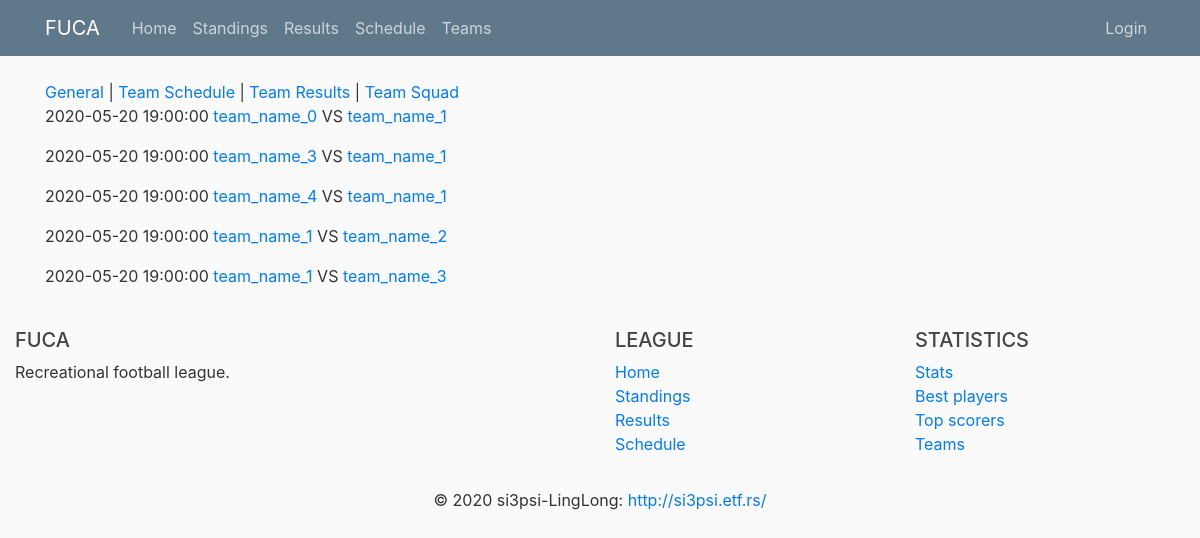
Page /teamschedule/2 on the earlier database version.
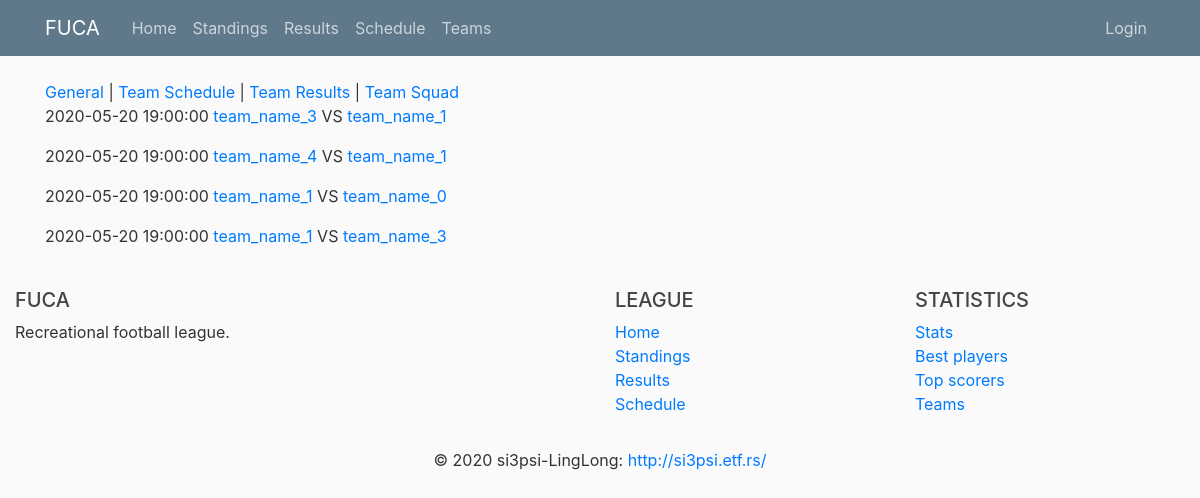
Same page on the later database version.
### fuca/models.py (models this page shows, shortened)
class Match(db.Model):
    __tablename__ = 'match'
    id                      = db.Column(db.Integer, primary_key=True)
    date_time               = db.Column(db.DateTime)
    host_team_goals         = db.Column(db.Integer, default=0)
    host_team_yellow        = db.Column(db.Integer, default=0)
    host_team_red           = db.Column(db.Integer, default=0)
    host_team_shots         = db.Column(db.Integer, default=0)
    host_team_possession    = db.Column(db.Integer, default=0)
    guest_team_goals        = db.Column(db.Integer, default=0)
    guest_team_yellow       = db.Column(db.Integer, default=0)
    guest_team_red          = db.Column(db.Integer, default=0)
    guest_team_shots        = db.Column(db.Integer, default=0)
    guest_team_possession   = db.Column(db.Integer, default=0)
    host_team_id     = db.Column(db.Integer, db.ForeignKey('team.id'), nullable=False)
    guest_team_id    = db.Column(db.Integer, db.ForeignKey('team.id'), nullable=False)
    best_player_id   = db.Column(db.Integer, db.ForeignKey('player.id'))
    statistics  = db.relationship('Statistics', backref='match', lazy=True)
    def jinja_dict(self):
        return {'date'          : self.date_time,
                'team1_name'    : self.host_team.name,
                'team1_goals'   : self.host_team_goals,
                'team1_id'      : self.host_team_id,
                'team2_name'    : self.guest_team.name,
                'team2_goals'   : self.guest_team_goals,
                'team2_id'      : self.guest_team_id,
                'id'            : self.id}

class Team(db.Model):
    __tablename__ = 'team'
    id          = db.Column(db.Integer,     primary_key=True)
    name        = db.Column(db.String(100), nullable=False, unique=True)
    matches     = db.Column(db.Integer,     nullable=False, default=0)
    wins        = db.Column(db.Integer,     nullable=False, default=0)
    losses      = db.Column(db.Integer,     nullable=False, default=0)
    draws       = db.Column(db.Integer,     nullable=False, default=0)
    goal_diff   = db.Column(db.Integer,     nullable=False, default=0)
    logo_image  = db.Column(db.String(20),  nullable=False, default='default.jpg')
    captain_id  = db.Column(db.Integer, db.ForeignKey('player.id'))
    host_matches    = db.relationship('Match',  backref='host_team',    lazy=True,  foreign_keys=Match.host_team_id)
    guest_matches   = db.relationship('Match',  backref='guest_team',   lazy=True,  foreign_keys=Match.guest_team_id)
    players         = db.relationship('Player', backref='team',         lazy=True,  foreign_keys=Player.team_id)

### fuca/routes/team_routes.py (the view)
@app.route("/teamschedule/<int:id>")
def teamschedule(id):
    schedule_db = Match.query.filter(Match.date_time >= datetime.now()).filter(Match.guest_team_id == id).all() +\
        Match.query.filter(Match.date_time >= datetime.now()).filter(Match.host_team_id == id).all()
    schedule_list = [schedule.jinja_dict() for schedule in schedule_db]
    return render_template('team/team-schedule.html', schedule=schedule_list, id=id, title='Team Schedule')

### fuca/templates/team/team-schedule.html
{% extends 'team/team-layout.html' %}
{% block team_content %}
    {% for match in schedule %}
        <p>{{ match.date }}
            <a href="{{ url_for('team', id=match.team1_id)}}">
                {{ match.team1_name }}
            </a>
            VS
            <a href="{{ url_for('team', id=match.team2_id)}}">
            {{ match.team2_name }}
            </a>
        </p>
    {% endfor %}
{% endblock team_content %}

Differences in the rows shown:
no longer on this page (row edited): Match: date "2020-05-20 19:00:00"
no longer on this page (row unchanged): Team: team2_name "team_name_2"
Other differences:
new list line: "team_name_1"
new list line: "VS"
new list line: "team_name_0"
list line gone: "team_name_0"
list line gone: "VS"
list line gone: "team_name_1"
